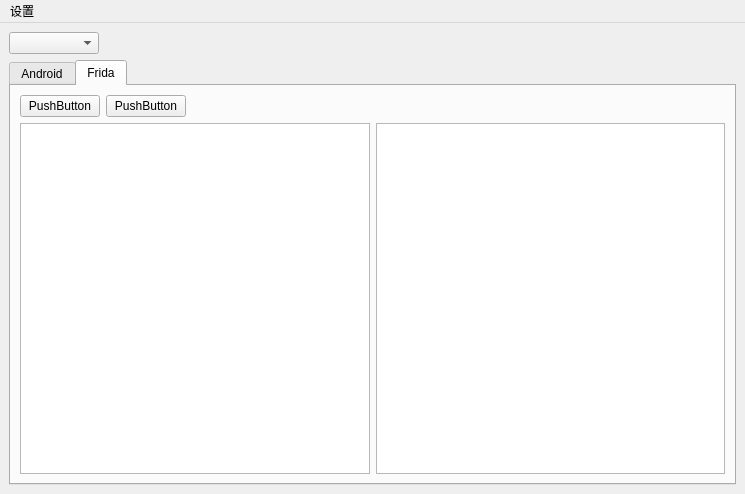
<?xml version="1.0" encoding="UTF-8"?>
<ui version="4.0">
 <class>AndroidReversePanel</class>
 <widget class="QMainWindow" name="AndroidReversePanel">
  <property name="enabled">
   <bool>true</bool>
  </property>
  <property name="geometry">
   <rect>
    <x>0</x>
    <y>0</y>
    <width>745</width>
    <height>494</height>
   </rect>
  </property>
  <property name="cursor">
   <cursorShape>ArrowCursor</cursorShape>
  </property>
  <property name="windowTitle">
   <string>Inteaf</string>
  </property>
  <property name="windowIcon">
   <iconset>
    <normaloff>pic/sword.png</normaloff>pic/sword.png</iconset>
  </property>
  <property name="tabShape">
   <enum>QTabWidget::Rounded</enum>
  </property>
  <widget class="QWidget" name="PanelLayout">
   <layout class="QVBoxLayout" name="PanelLayoutVerticalLayout">
    <item>
     <layout class="QHBoxLayout" name="DeviceSelect">
      <item>
       <widget class="QComboBox" name="DeviceList">
        <property name="editable">
         <bool>false</bool>
        </property>
        <property name="currentText">
         <string/>
        </property>
        <property name="currentIndex">
         <number>-1</number>
        </property>
        <property name="placeholderText">
         <string>无连接设备</string>
        </property>
       </widget>
      </item>
      <item>
       <spacer name="ServersSpacer">
        <property name="orientation">
         <enum>Qt::Horizontal</enum>
        </property>
        <property name="sizeHint" stdset="0">
         <size>
          <width>40</width>
          <height>20</height>
         </size>
        </property>
       </spacer>
      </item>
     </layout>
    </item>
    <item>
     <widget class="QTabWidget" name="PanelTabs">
      <property name="currentIndex">
       <number>1</number>
      </property>
      <widget class="QWidget" name="AndroidTab">
       <attribute name="title">
        <string>Android</string>
       </attribute>
       <layout class="QGridLayout" name="AndroidTabGridLayout">
        <item row="4" column="1">
         <widget class="QLineEdit" name="ActivityInput">
          <property name="placeholderText">
           <string>Debug Activity eg:package/.Activity</string>
          </property>
         </widget>
        </item>
        <item row="3" column="1">
         <layout class="QHBoxLayout" name="InfoButtons">
          <item>
           <widget class="QPushButton" name="GetAppInfo">
            <property name="enabled">
             <bool>true</bool>
            </property>
            <property name="toolTip">
             <string>获取当前activity</string>
            </property>
            <property name="text">
             <string/>
            </property>
            <property name="icon">
             <iconset>
              <normaloff>pic/activity.png</normaloff>pic/activity.png</iconset>
            </property>
           </widget>
          </item>
          <item>
           <widget class="QPushButton" name="StartDebug">
            <property name="enabled">
             <bool>true</bool>
            </property>
            <property name="toolTip">
             <string>启动调试</string>
            </property>
            <property name="text">
             <string/>
            </property>
            <property name="icon">
             <iconset>
              <normaloff>pic/debug.png</normaloff>pic/debug.png</iconset>
            </property>
           </widget>
          </item>
          <item>
           <spacer name="AndroidTabSpacer">
            <property name="orientation">
             <enum>Qt::Horizontal</enum>
            </property>
            <property name="sizeHint" stdset="0">
             <size>
              <width>40</width>
              <height>20</height>
             </size>
            </property>
           </spacer>
          </item>
          <item>
           <widget class="QLineEdit" name="LocalPort">
            <property name="sizePolicy">
             <sizepolicy hsizetype="Expanding" vsizetype="Fixed">
              <horstretch>0</horstretch>
              <verstretch>0</verstretch>
             </sizepolicy>
            </property>
            <property name="maximumSize">
             <size>
              <width>60</width>
              <height>16777215</height>
             </size>
            </property>
            <property name="maxLength">
             <number>100</number>
            </property>
            <property name="placeholderText">
             <string>本地端口</string>
            </property>
           </widget>
          </item>
          <item>
           <widget class="QLineEdit" name="RemotePort">
            <property name="maximumSize">
             <size>
              <width>60</width>
              <height>16777215</height>
             </size>
            </property>
            <property name="maxLength">
             <number>100</number>
            </property>
            <property name="placeholderText">
             <string>手机端口</string>
            </property>
           </widget>
          </item>
          <item>
           <widget class="QPushButton" name="AdbForward">
            <property name="enabled">
             <bool>true</bool>
            </property>
            <property name="toolTip">
             <string>端口转发</string>
            </property>
            <property name="text">
             <string/>
            </property>
            <property name="icon">
             <iconset>
              <normaloff>pic/forward.png</normaloff>pic/forward.png</iconset>
            </property>
           </widget>
          </item>
         </layout>
        </item>
        <item row="5" column="1">
         <widget class="AndroidTextEdit" name="AppInfoText">
          <property name="enabled">
           <bool>true</bool>
          </property>
          <property name="contextMenuPolicy">
           <enum>Qt::DefaultContextMenu</enum>
          </property>
          <property name="toolTip">
           <string/>
          </property>
          <property name="statusTip">
           <string/>
          </property>
          <property name="whatsThis">
           <string>&lt;html&gt;&lt;head/&gt;&lt;body&gt;&lt;p&gt;&lt;br/&gt;&lt;/p&gt;&lt;/body&gt;&lt;/html&gt;</string>
          </property>
          <property name="readOnly">
           <bool>true</bool>
          </property>
         </widget>
        </item>
        <item row="6" column="1">
         <widget class="ShellCommandLineEdit" name="CommandInput">
          <property name="placeholderText">
           <string>ShellCommand</string>
          </property>
         </widget>
        </item>
       </layout>
       <zorder>ActivityInput</zorder>
       <zorder>CommandInput</zorder>
       <zorder>AppInfoText</zorder>
      </widget>
      <widget class="QWidget" name="FridaTab">
       <attribute name="title">
        <string>Frida</string>
       </attribute>
       <layout class="QGridLayout" name="gridLayout">
        <item row="0" column="0">
         <layout class="QVBoxLayout" name="verticalLayout">
          <item>
           <layout class="QGridLayout" name="gridLayout_2">
            <item row="0" column="0">
             <widget class="QPushButton" name="pushButton">
              <property name="text">
               <string>PushButton</string>
              </property>
             </widget>
            </item>
            <item row="0" column="1">
             <widget class="QPushButton" name="pushButton_2">
              <property name="text">
               <string>PushButton</string>
              </property>
             </widget>
            </item>
            <item row="0" column="2">
             <spacer name="horizontalSpacer">
              <property name="orientation">
               <enum>Qt::Horizontal</enum>
              </property>
              <property name="sizeHint" stdset="0">
               <size>
                <width>40</width>
                <height>20</height>
               </size>
              </property>
             </spacer>
            </item>
           </layout>
          </item>
         </layout>
        </item>
        <item row="1" column="0">
         <layout class="QHBoxLayout" name="horizontalLayout">
          <item>
           <widget class="QTextEdit" name="textEdit"/>
          </item>
          <item>
           <widget class="QTextEdit" name="textEdit_2"/>
          </item>
         </layout>
        </item>
       </layout>
      </widget>
     </widget>
    </item>
   </layout>
  </widget>
  <widget class="QMenuBar" name="menubar">
   <property name="geometry">
    <rect>
     <x>0</x>
     <y>0</y>
     <width>745</width>
     <height>23</height>
    </rect>
   </property>
   <widget class="QMenu" name="menu">
    <property name="title">
     <string>设置</string>
    </property>
    <widget class="QMenu" name="menuDDMS">
     <property name="title">
      <string>DDMS设置</string>
     </property>
     <addaction name="StartDDMS"/>
     <addaction name="separator"/>
     <addaction name="SettingDDMS"/>
    </widget>
    <widget class="QMenu" name="menuIDA">
     <property name="title">
      <string>IDA设置</string>
     </property>
     <addaction name="StartIDA"/>
     <addaction name="StartIDAServer"/>
     <addaction name="separator"/>
     <addaction name="SettingIDAPath"/>
     <addaction name="SettingIDAServer"/>
    </widget>
    <widget class="QMenu" name="menuFrida">
     <property name="title">
      <string>Frida设置</string>
     </property>
     <addaction name="StartFridaServer"/>
     <addaction name="separator"/>
     <addaction name="SettingFridaScript"/>
    </widget>
    <addaction name="menuDDMS"/>
    <addaction name="menuIDA"/>
    <addaction name="menuFrida"/>
   </widget>
   <addaction name="menu"/>
  </widget>
  <action name="SettingDDMS">
   <property name="text">
    <string>配置路径</string>
   </property>
  </action>
  <action name="StartDDMS">
   <property name="text">
    <string>启动</string>
   </property>
  </action>
  <action name="SettingIDAPath">
   <property name="text">
    <string>配置程序路径</string>
   </property>
  </action>
  <action name="StartIDA">
   <property name="text">
    <string>启动IDA</string>
   </property>
  </action>
  <action name="SettingFridaScript">
   <property name="text">
    <string>配置启动脚本</string>
   </property>
  </action>
  <action name="SettingIDAServer">
   <property name="text">
    <string>配置启动服务</string>
   </property>
  </action>
  <action name="StartIDAServer">
   <property name="text">
    <string>启动IDAServer</string>
   </property>
  </action>
  <action name="StartFridaServer">
   <property name="text">
    <string>启动FridaServer</string>
   </property>
  </action>
 </widget>
 <customwidgets>
  <customwidget>
   <class>ShellCommandLineEdit</class>
   <extends>QLineEdit</extends>
   <header>ShellCommandLineEdit.h</header>
  </customwidget>
  <customwidget>
   <class>AndroidTextEdit</class>
   <extends>QTextEdit</extends>
   <header>AndroidTextEdit.h</header>
  </customwidget>
 </customwidgets>
 <resources/>
 <connections/>
</ui>
